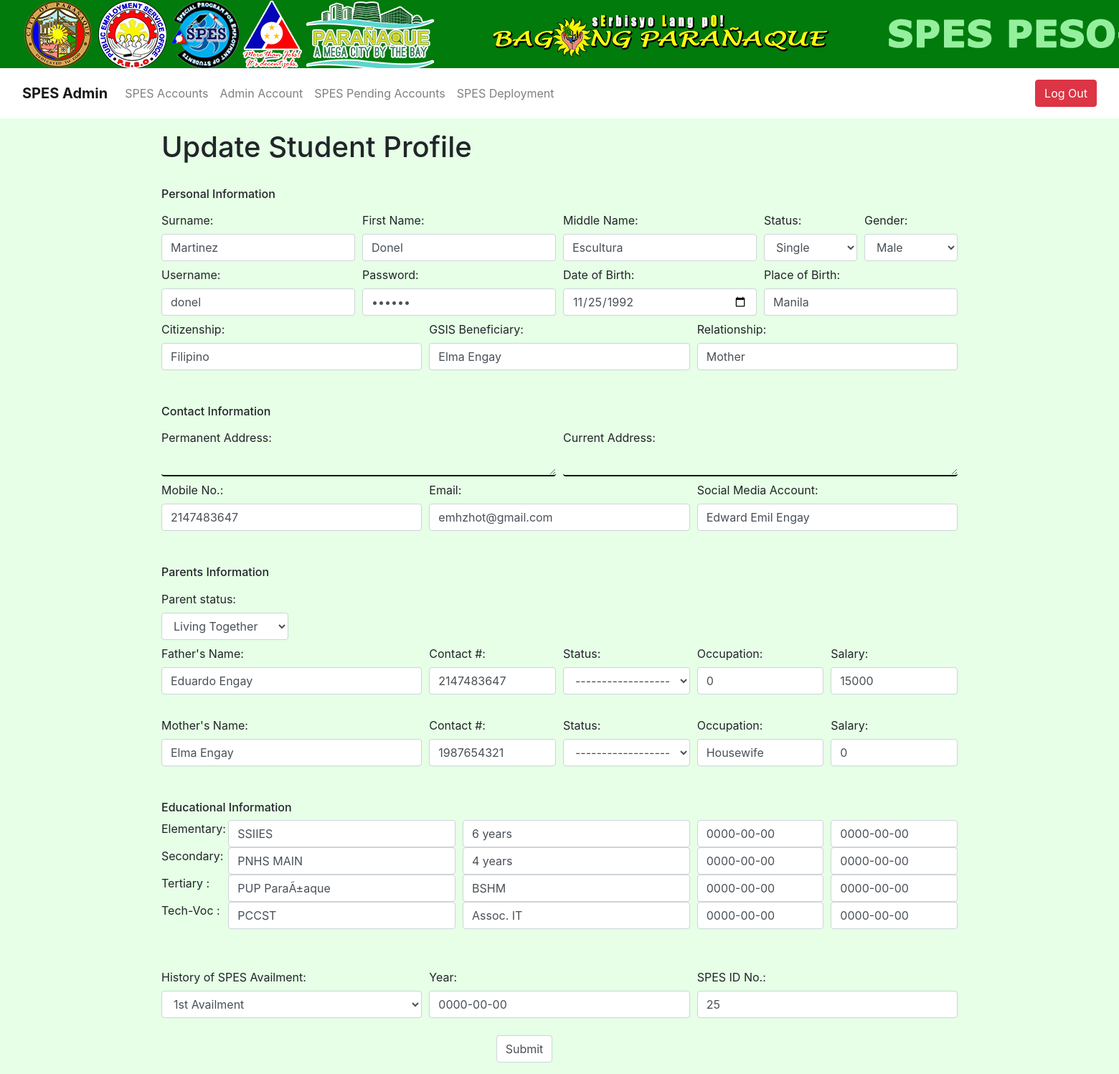
The app's page /admin/update_user.php?id=2 (signed in), older data.
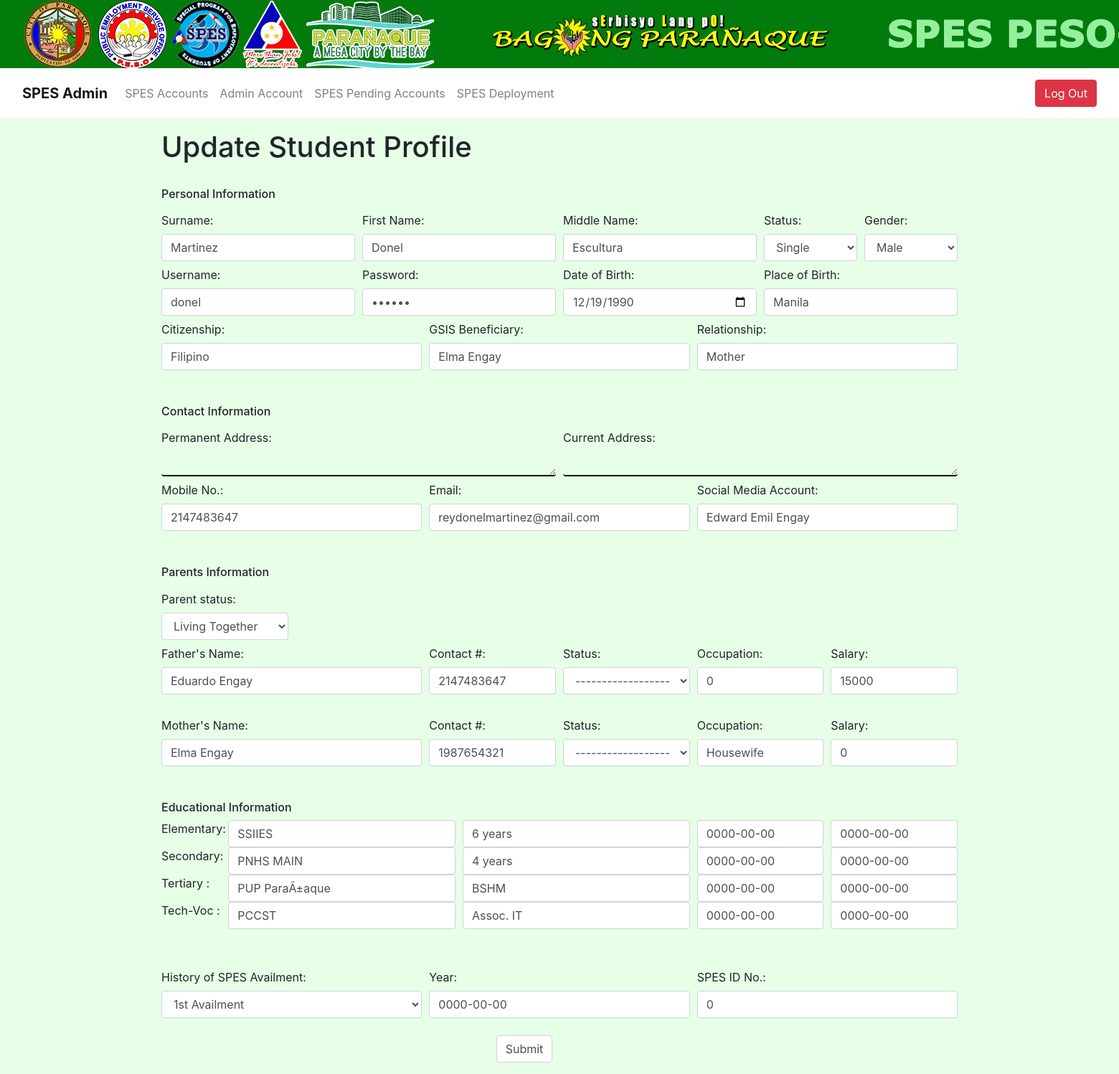
The same page, newer data.
### tables this page shows
CREATE TABLE `spesaccount` (
  `spes_id` bigint(255) NOT NULL,
  `username` varchar(100) DEFAULT NULL,
  `password` varchar(100) DEFAULT NULL,
  `surName` varchar(100) DEFAULT NULL,
  `firstName` varchar(100) DEFAULT NULL,
  `mName` varchar(100) DEFAULT NULL,
  `status` varchar(100) DEFAULT NULL,
  `gender` varchar(10) DEFAULT NULL,
  `doBirth` date DEFAULT NULL,
  `poBirth` varchar(100) DEFAULT NULL,
  `cShip` varchar(100) DEFAULT NULL,
  `gsisBeneficiary` varchar(100) DEFAULT NULL,
  `relationship` varchar(100) DEFAULT NULL,
  `pAdd` varchar(100) DEFAULT NULL,
  `cAdd` varchar(100) DEFAULT NULL,
  `mNo` int(11) DEFAULT NULL,
  `email` varchar(100) DEFAULT NULL,
  `socialAcc` varchar(100) DEFAULT NULL,
  `pStatus` varchar(100) DEFAULT NULL,
  `fatherName` varchar(100) DEFAULT NULL,
  `fCNo` int(11) DEFAULT NULL,
  `fStatus` varchar(100) DEFAULT NULL,
  `fOccu` int(100) DEFAULT NULL,
  `fSalary` int(255) DEFAULT NULL,
  `motherName` varchar(100) DEFAULT NULL,
  `mCNo` int(11) DEFAULT NULL,
  `mStatus` varchar(100) DEFAULT NULL,
  `mOccu` varchar(100) DEFAULT NULL,
  `mSalary` int(255) DEFAULT NULL,
  `elemSName` varchar(100) DEFAULT NULL,
  `elemDegree` varchar(100) DEFAULT NULL,
  `elemYearLvl` date DEFAULT NULL,
  `elemDEnd` date DEFAULT NULL,
  `secondSName` varchar(100) DEFAULT NULL,
  `secondDegree` varchar(100) DEFAULT NULL,
  `secondYearLvl` date DEFAULT NULL,
  `secondDEnd` date DEFAULT NULL,
  `tertSName` varchar(100) DEFAULT NULL,
  `tertDegree` varchar(100) DEFAULT NULL,
  `tertYearLvl` date DEFAULT NULL,
  `tertDEnd` date DEFAULT NULL,
  `tecSName` varchar(100) DEFAULT NULL,
  `tecDegree` varchar(100) DEFAULT NULL,
  `tecYearLvl` date DEFAULT NULL,
  `tectDEnd` date DEFAULT NULL,
  `historySpes` varchar(100) DEFAULT NULL,
  `historyYear` date DEFAULT NULL,
  `spesID` int(255) DEFAULT NULL,
  `is_blacklist` int(11) NOT NULL
);

### admin/update_user.php (the view, shortened to what the changed rows need)
<?php
include('../dbconnection/dbconnection.php');
 if(!isset($_SESSION['login'])){
   header('Location:index.php');
   exit();
 }else { ?>
<?php $title = 'Update Information'; include('../include/header.php');?>
<?php
  $id = $_GET['id'];
  $result = mysqli_query($conn,"SELECT * FROM spesaccount where spes_id='$id'");
  $row=mysqli_fetch_array($result);
?>
<div class="form-group">
<div class="container">
    <h1>Update Student Profile</h1>
    <br>
      <form action="update_user.php" method="POST">
        <h6>Personal Information</h6>
        <div class="form-row">
        <div class="col-sm-3">
          <label class="col-form-label" for="sName">Surname:</label>
          <input type="text" class="form-control" name="sName" value="<?php echo $row['surName']; ?>">
        </div>
        <div class="col-sm-3">
          <label class="col-form-label" for="fName">First Name:</label>
          <input type="text" class="form-control" name="fName" value="<?php echo $row['firstName']; ?>">
        </div>
        <div class="col-sm-3">
          <label class="col-form-label" for="mName">Middle Name:</label>
          <input type="text" class="form-control" name="mName" value="<?php echo $row['mName']; ?>">
        </div>
        <div class="col">
            <label class="col-form-label" for="stat">Status:</label>
            <select name="stat"  class="form-control" value="<?php echo $row['status']; ?>">
            <option value="single">Single</option>
          </select>
        </div>
        <div class="col">
          <label class="col-form-label" for="sex">Gender:</label>
          <select name="sex"  class="form-control" value="<?php echo $row['gender']; ?>">
            <option value="male">Male</option>
          </select>
        </div>
        </div>
        <div class="form-row">
        <div class="col-sm-3">
          <label class="col-form-label" for="uName">Username:</label>
          <input type="text" class="form-control" name="uName" value="<?php echo $row['username']; ?>">
        </div>
        <div class="col-sm-3">
          <label class="col-form-label" for="pass">Password:</label>
          <input type="password" class="form-control" name="pass" value="<?php echo $row['password']; ?>">
        </div>
        <div class="col">
          <label class="col-form-label" for="dob">Date of Birth:</label>
          <input type="date" class="form-control" name="dob" value="<?php echo $row['doBirth']; ?>">
        </div>
        <div class="col">
          <label class="col-form-label" for="pob">Place of Birth:</label>
          <input type="text" class="form-control" name="pob" value="<?php echo $row['poBirth']; ?>">
        </div>
        </div>
        <div class="form-row">
        <div class="col-sm-4">
          <label class="col-form-label" for="cship">Citizenship:</label>
          <input type="text" class="form-control" name="cship" value="<?php echo $row['cShip']; ?>">
        </div>
        <div class="col">
          <label class="col-form-label" for="gsis">GSIS Beneficiary:</label>
          <input type="text" class="form-control" name="gsis" value="<?php echo $row['gsisBeneficiary']; ?>">
        </div>
        <div class="col">
          <label class="col-form-label" for="relation">Relationship:</label>
          <input type="text" class="form-control" name="relation" value="<?php echo $row['relationship']; ?>">
        </div>
        </div>
        <br><br>
        <h6>Contact Information</h6>
        <div class="form-row">
        <div class="col-sm-6">
          <label class="col-form-label" for="pAdd">Permanent Address:</label>
          <textarea class="form-control" name="pAdd" value="<?php echo $row['pAdd']; ?>" rows="1" style="background: transparent; font-size: 14px; border: none; border-bottom: 2px solid #000;"></textarea>
        </div>
        <div class="col-sm-6">
          <label class="col-form-label" for="cAdd">Current Address:</label>
          <textarea class="form-control" name="cAdd" value="<?php echo $row['pAdd']; ?>" rows="1"style="background: transparent; font-size: 14px; border: none; border-bottom: 2px solid #000;"></textarea>
        </div>
        </div>
        <div class="form-row">
        <div class="col-sm-4">
          <label class="col-form-label" for="phone">Mobile No.:</label>
          <input type="text" class="form-control" name="phone" value="<?php echo $row['mNo']; ?>">
        </div>
        <div class="col-sm-4">
          <label class="col-form-label" for="email">Email:</label>
          <input type="email" class="form-control" name="email" value="<?php echo $row['email']; ?>">
        </div>
        <div class="col-sm-4">
          <label class="col-form-label" for="socialmedia">Social Media Account:</label>
          <input type="text" class="form-control" name="socialmedia" value="<?php echo $row['socialAcc']; ?>">
        </div>
        </div>
        <br><br>
        <h6>Parents Information</h6>
        <div class="form-row">
        <div class="col-sm-2">
            <label class="col-form-label" for="pstat">Parent status:</label>
            <select name="pstat" class="form-control" value="<?php echo $row['pStatus']; ?>">
            <option value="living">Living Together</option>
            </select>
        </div>
        </div>
        <div class="form-row">
        <div class="col-sm-4">
          <label class="col-form-label" for="father">Father's Name:</label>
          <input type="text" class="form-control" name="father" value="<?php echo $row['fatherName']; ?>">
        </div>
        <div class="col-sm">
          <label class="col-form-label" for="fcnumber">Contact #:</label>
          <input type="text" class="form-control" name="fcnumber" value="<?php echo $row['fCNo']; ?>">
        </div>
        <div class="col-sm">
          <label class="col-form-label" for="fpstat">Status:</label>
            <select name="fpstat" class="form-control" value="<?php echo $row['fStatus']; ?>">
            <option value="fnone">-------------------------</option>
            </select>
        </div>
        <div class="col">
          <label class="col-form-label" for="foccupation">Occupation:</label>
          <input type="text" class="form-control" name="foccupation" value="<?php echo $row['fOccu']; ?>">
        </div>
        <div class="col">
          <label class="col-form-label" for="fsalary">Salary:</label>
          <input type="text" class="form-control" name="fsalary" value="<?php echo $row['fSalary']; ?>">
        </div>
        </div>
        <br>
        <div class="form-row">
        <div class="col-sm-4">
          <label class="col-form-label" for="mother">Mother's Name:</label>
          <input type="text" class="form-control" name="mother" value="<?php echo $row['motherName']; ?>">
        </div>
        <div class="col-sm">
          <label class="col-form-label" for="mcnumber">Contact #:</label>
          <input type="text" class="form-control" name="mcnumber" value="<?php echo $row['mCNo']; ?>">
        </div>
        <div class="col-sm">
          <label class="col-form-label" for="mpstat">Status:</label>
            <select name="mpstat" class="form-control" value="<?php echo $row['mStatus']; ?>">
            <option value="mnone">-------------------------</option>
            </select>
        </div>
        <div class="col">
          <label class="col-form-label" for="moccupation">Occupation:</label>
          <input type="text" class="form-control" name="moccupation" value="<?php echo $row['mOccu']; ?>">
        </div>
        <div class="col">
          <label class="col-form-label" for="msalary">Salary:</label>
          <input type="text" class="form-control" name="msalary" value="<?php echo $row['mSalary']; ?>">
        </div>
        </div>
        <br><br>
        <h6>Educational Information</h6>
        <div class="form-row">
        <div class="col-sm-1">
          <label>Elementary:</label>
        </div>
        <div class="col-sm">
          <input type="text" class="form-control" name="eSn" placeholder="School Name" value="<?php echo $row['elemSName']; ?>">
        </div>
        <div class="col-sm">
          <input type="text" class="form-control" name="eDec" placeholder="Degree Earned/Course" value="<?php echo $row['elemDegree']; ?>">
        </div>
        <div class="col-sm-2">
          <input type="text" class="form-control" name="eYl" placeholder="Year/Level" value="<?php echo $row['elemYearLvl']; ?>">
        </div>
        <div class="col-sm-2">
          <input type="text" class="form-control" name="eDa" placeholder="Date attended" value="<?php echo $row['elemDEnd']; ?>">
        </div>
        </div>
        <div class="form-row">
        <div class="col-sm-1">
          <label>Secondary: </label>
        </div>
        <div class="col-sm">
          <input type="text" class="form-control" name="sSm" placeholder="School Name" value="<?php echo $row['secondSName']; ?>">
        </div>
        <div class="col-sm">
          <input type="text" class="form-control" name="sDec" placeholder="Degree Earned/Course" value="<?php echo $row['secondDegree']; ?>">
        </div>
        <div class="col-sm-2">
          <input type="text" class="form-control" name="sYl" placeholder="Year/Level" value="<?php echo $row['secondYearLvl']; ?>">
        </div>
        <div class="col-sm-2">
          <input type="text" class="form-control" name="sDa" placeholder="Date attended" value="<?php echo $row['secondDEnd']; ?>">
        </div>
        </div>
        <div class="form-row">
        <div class="col-sm-1">
          <label>Tertiary : </label>
        </div>
        <div class="col-sm">
          <input type="text" class="form-control" name="tSm" placeholder="School Name" value="<?php echo $row['tertSName']; ?>">
        </div>
        <div class="col-sm">
          <input type="text" class="form-control" name="tDec" placeholder="Degree Earned/Course" value="<?php echo $row['tertDegree']; ?>">
        </div>
        <div class="col-sm-2">
          <input type="text" class="form-control" name="tYl" placeholder="Year/Level" value="<?php echo $row['tertYearLvl']; ?>">
        </div>
        <div class="col-sm-2">
          <input type="text" class="form-control" name="tDa" placeholder="Date attended" value="<?php echo $row['tertDEnd']; ?>">
        </div>
        </div>
        <div class="form-row">
        <div class="col-sm-1">
          <label>Tech-Voc : </label>
        </div>
        <div class="col-sm">
          <input type="text" class="form-control" name="tecSm" placeholder="School Name" value="<?php echo $row['tecSName']; ?>">
        </div>
        <div class="col-sm">
          <input type="text" class="form-control" name="tecDec" placeholder="Degree Earned/Course" value="<?php echo $row['tecDegree']; ?>">
        </div>
        <div class="col-sm-2">
          <input type="text" class="form-control" name="tecYl" placeholder="Year/Level" value="<?php echo $row['tecYearLvl']; ?>">
        </div>
        <div class="col-sm-2">
          <input type="text" class="form-control" name="tecDa" placeholder="Date attended" value="<?php echo $row['tectDEnd']; ?>">
        </div>
        </div>
        <br><br>
        <div class="form-row">
        <div class="col-sm-4">
          <label class="col-form-label" for="spesAvail">History of SPES Availment:</label>
          <select name="spesAvail" class="form-control" value="<?php echo $row['historySpes']; ?>">
          <option value="one">1st Availment</option>
          </select>
        </div>
        <div class="col">
          <label class="col-form-label" for="spesYear">Year:</label>
          <input type="text" class="form-control" name="spesYear" value="<?php echo $row['historyYear']; ?>">
        </div>
        <div class="col">
          <label class="col-form-label" for="hspesID">SPES ID No.:</label>
          <input type="text" class="form-control" name="hspesID" value="<?php echo $row['spesID']; ?>">
        </div>
        </div>
        <br>
        <div class="form-row">
        <div class="col-5">
        </div>
        <div class="col-auto">
          <input type="submit" class="form-control" name="profileSubmit">
        </div>
        <div class="col-5">
        </div>
        </div>
        </form>
  </body>
</html>
<?php }?>

Row changes from the older to the newer data that the page shows:
changed spesaccount "Martinez": dob "11/25/1992" → "12/19/1990"; email "emhzhot@gmail.com" → "reydonelmartinez@gmail.com"; hspesID "25" → "0"
